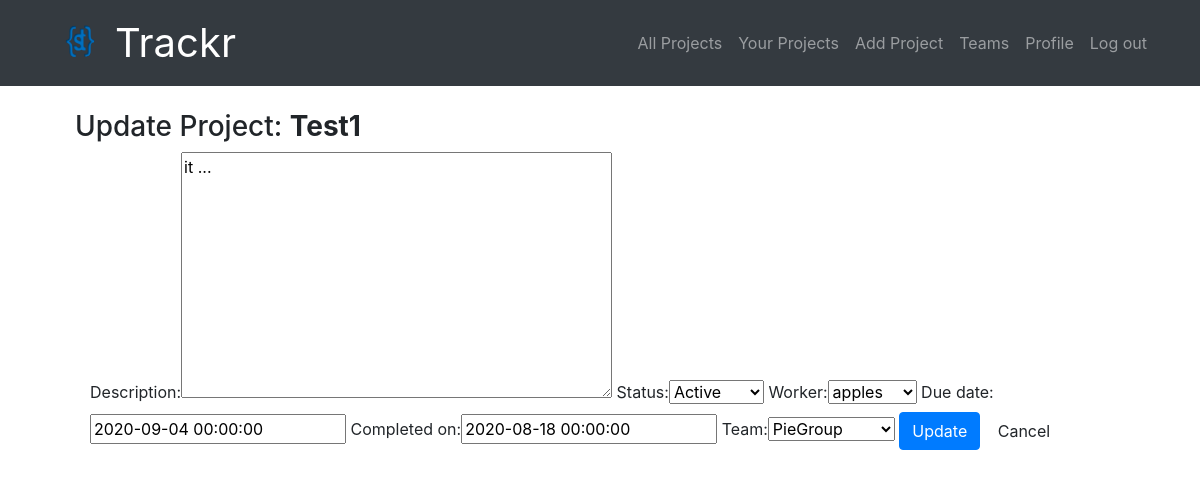
Before: /projects/edit/1/ (signed in) with the older database file.
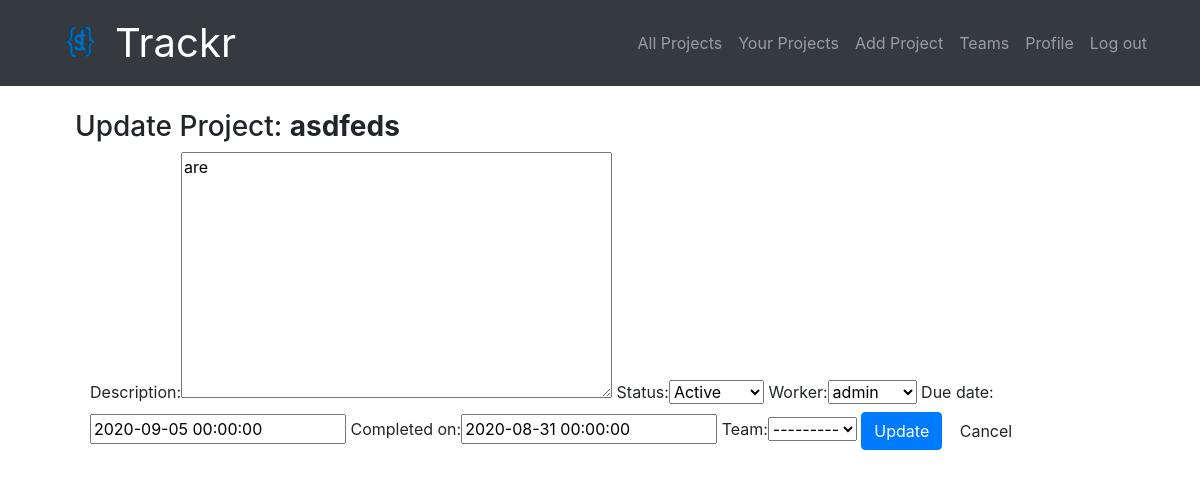
After: the same page with the newer database file.
### projects/models.py (models this page shows, shortened)
class Project(models.Model):
    id = models.AutoField(primary_key=True)
    project_name = models.CharField(max_length=256)
    worker = models.ForeignKey(User,related_name='projects',null=True,on_delete=models.SET_NULL)
    created_by = models.ForeignKey(User,related_name='created',null=True,on_delete=models.SET_NULL)
    description = models.TextField()
    created_at = models.DateTimeField(default=timezone.now)
    due_date = models.DateTimeField()
    status = models.CharField(max_length=20,choices=status)
    completed_on = models.DateTimeField(blank=True,null=True)
    team = models.ForeignKey(Team,related_name='projects',null=True,blank=True,on_delete=models.SET_NULL)
    class Meta():
        ordering = ['-created_at']
        unique_together = ['worker','project_name']

### projects/views.py (the view)
# urls.py: path("edit/<int:pk>/",views.EditProject.as_view(),name="edit"),
class EditProject(LoginRequiredMixin, generic.UpdateView):
    model = Project
    fields = ['description','status','worker','due_date','completed_on','team']
    template_name_suffix = '_update_form'
    success_url = reverse_lazy("projects:all")
    def get_form(self):
        form = super().get_form()
        form.fields['due_date'].widget = DatePickerInput()
        form.fields['completed_on'].widget = DatePickerInput()
        return form

### teams/models.py (called while the page is built)
    def __str__(self):
        return self.name

### projects/templates/projects/project_update_form.html (shortened to what this page needs)
{% extends "projects/project_base.html" %}
{% load bootstrap %}
{% block proj_content %}
<div class="container">
	<br>
	<h3>Update Project: <strong>{{project.project_name}}</strong></h3>
		<div class="container">
    <form method="post">
        {{ form|bootstrap }}
        <input type="submit" class='btn btn-primary btn-large' value="Update">
        <a class="btn btn-simple btn-large btn-default mx-auto" href="javascript:history.go(-1)">Cancel</a>
    </form>
		</div>
</div>
{% endblock %}

Changed rows visible on the page:
changed Project "Active": project_name "Test1" → "asdfeds"; description "it ..." → "are"; worker "apples" → "admin"; due_date "2020-09-04 00:00:00" → "2020-09-05 00:00:00"; completed_on "2020-08-18 00:00:00" → "2020-08-31 00:00:00"; team "PieGroup" → "---------"
